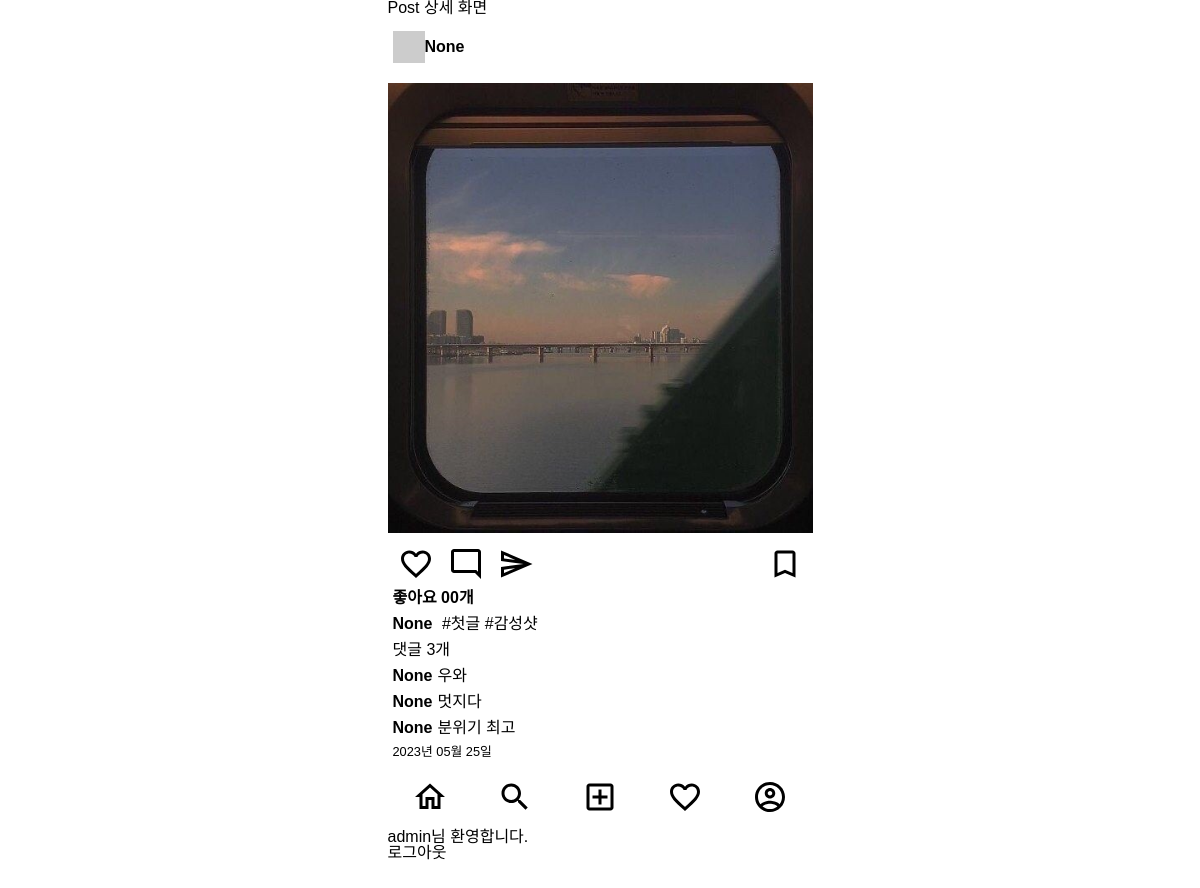
Screenshot of /posts/2/ (signed in) with the database file from the repository.
### posts/models.py (models this page shows)
class Post(models.Model):
    image = models.ImageField(verbose_name='이미지', null=True, blank=True)
    content = models.TextField(verbose_name='내용')
    created_at = models.DateTimeField(verbose_name='작성일', auto_now_add=True)
    view_count = models.IntegerField(verbose_name='조회수', default=0)
    writer = models.ForeignKey(to=User, on_delete=models.CASCADE, null=True, blank=True)

class Comment(models.Model):
    content = models.TextField(verbose_name='내용')
    created_at = models.DateTimeField(verbose_name='작성일', auto_now_add=True)
    post = models.ForeignKey(to='Post', on_delete=models.CASCADE)
    writer = models.ForeignKey(to=User, on_delete=models.CASCADE, null=True, blank=True)

### users/models.py (models this page shows)
class User(AbstractUser): # AbstractUser 상속
    phone = models.CharField(verbose_name='전화번호', max_length=11)
    objects = UserManager()

### posts/views.py (the view)
# urls.py: path('<int:id>/', post_detail_view, name='post-detail'),
def post_detail_view(request, id):
    if request.user.is_authenticated:
        try:
            post = Post.objects.get(id=id)
        except Post.DoesNotExist:
            return redirect('index')
    else:
        return redirect('/accounts/login')
    context = {
        'post': post,
        'form': PostDetailForm(),
    }
    return render(request, 'posts/post_detail.html', context)

### templates/posts/post_detail.html (shortened to what this page needs)
{% extends 'base.html' %}
{% block content %}
<h1>Post 상세 화면</h1>
{% include 'mixin/posts/post_card.html' with detail=True %}
{% endblock %}

### templates/base.html (shortened to what this page needs)
{% load static %}
<!DOCTYPE html>
<html lang="ko">
<head>
    <link rel="stylesheet" href="{% static 'css/reset.css' %}">
    <link rel="stylesheet" href="{% static 'css/index.css' %}">
</head>
<body class="container">
    <div>
    {% block content %}
    {% endblock %}
    </div>
    <div>
        <nav>
            <ul class="bottom-menu-group">
                <li>
                    <a href="{% url 'index' %}">
                        <img src="{% static 'icons/home_outlined_black_36dp.svg'%}" alt="홈">
                    </a>
                </li>
                <li>
                    <img src="{% static 'icons/search_outlined_black_36dp.svg' %}" alt="검색">
                </li>
                <li>
                    <a href="{% url 'posts:post-create' %}">
                        <img src="{% static 'icons/add_box_outlined_black_36dp.svg' %}" alt="글쓰기">
                    </a>
                </li>
                <li>
                    <img src="{% static 'icons/favorite_outlined_black_36dp.svg' %}" alt="좋아요">
                </li>
                <li>
                    <img src="{% static 'icons/account_circle_outlined_black_36dp.svg' %}" alt="프로필">
                </li>
            </ul>
        </nav>
    </div>
    {% if request.user.is_authenticated %}
        <div>
            {{ user.username }}님 환영합니다.
        </div>
        <a href="{% url 'accounts:logout' %}">로그아웃</a>
    {% else %}
    <a href="{% url 'accounts:login' %}">로그인</a>
    <a href="{% url 'accounts:signup' %}">회원가입</a>
    {% endif %}
</body>
</html>

### templates/mixin/posts/post_card.html (shortened to what this page needs)
{% load static %}
<div class="card">
    <div class="card__header">
        <img src="http://via.placeholder.com/32x32" alt="프로필이미지">
        <a href="#">
            <span class="card__user-name">{{ post.writer }}</span>
        </a>
    </div>
    <div class="card__body">
        <div>
            {% if post.image %}
                <img class="card__image" src="{{ post.image.url }}" alt="">
            {% else %}
                <img class="card__image" src="http://via.placeholder.com/600x600" alt="">
            {% endif %}
        </div>
        <div class="card__btn-group">
            <div>
                <img class="card__btn" src="{% static 'icons/favorite_outlined_black_36dp.svg' %}" alt="좋아요"/>
                <img class="card__btn" src="{% static 'icons/mode_comment_outlined_black_36dp.svg' %}" alt="댓글"/>
                <img class="card__btn" src="{% static 'icons/send_outlined_black_36dp.svg' %}" alt="공유하기"/>
            </div>
            <div>
                <img class="card__btn" src="{% static 'icons/bookmark_outlined_black_36dp.svg' %}" alt="북마크"/>
            </div>
        </div>
        <div class="card_content">
            <span class="card__like-num">좋아요 00개</span>
            <div class="card__main-text">
                <p><span class="card__user-name">{{ post.writer }}</span>
                    {% if not detail %}
                        {{ post.content|truncatechars:35 }}
                    {% else %}
                        {{ post.content }}
                    {% endif %}
                    </p>
            </div>
            <div>
                <p>댓글 {{ post.comment_set.all.count }}개
                </p>
                <ul class="card__comment-group">
                    {% if not detail %}
                        {% for comment in post.comment_set.all|slice:":2" %}
                        <li>
                            <p><span class="card__user-name">{{ comment.writer }}</span>{{ comment.content }}</p>
                        </li>
                        {% endfor %}
                    {% else %}
                        {% for comment in post.comment_set.all %}
                        <li>
                            <p><span class="card__user-name">{{ comment.writer }}</span>{{ comment.content }}</p>
                        </li>
                        {% endfor %}
                    {% endif %}
                </ul>
                <p class="card__created-at">{{ post.created_at|date:"Y년 m월 d일" }}</p>
            </div>
        </div>
    </div>
</div>

### static/css/index.css (style rules this page uses)
.container { display: flex; flex-direction: column; max-width: 425px; }
body { font-family: 'Noto Sans KR', sans-serif; margin: 0 auto 60px auto; }
.bottom-menu-group { display: flex; height: 60px; align-items: center; justify-content: space-around; background-color: #FFFFFF; }
.card__header { display: flex; align-items: center; margin: 15px 0; padding: 0 5px; }
.card__user-name { font-weight: bold; margin: 0 5px 0 0; }
.card__body { margin: 10px 0; }
.card__image { height: 450px; width: 100%; margin: 5px 0; object-fit: cover; }
.card__btn-group { display: flex; justify-content: space-between; margin: 5px 0; padding: 0 5px; }
.card__btn { margin: 0 5px; }
.card_content { display: flex; flex-direction: column; padding: 0 5px; }
.card__like-num { font-weight: bold; }
.card__main-text { margin: 10px 0; }
.card__comment-group > li { margin: 10px 0; }
.card__created-at { font-weight: lighter; font-size: 0.8rem; }

### rows the page displays
Post: writer "None", image (picture), content "#첫글 #감성샷", comment_set.all.count "3", created_at "2023년 05월 25일"
Comment: writer "None", content "우와"
Comment: writer "None", content "멋지다"
Comment: writer "None", content "분위기 최고"
User: username "admin"
